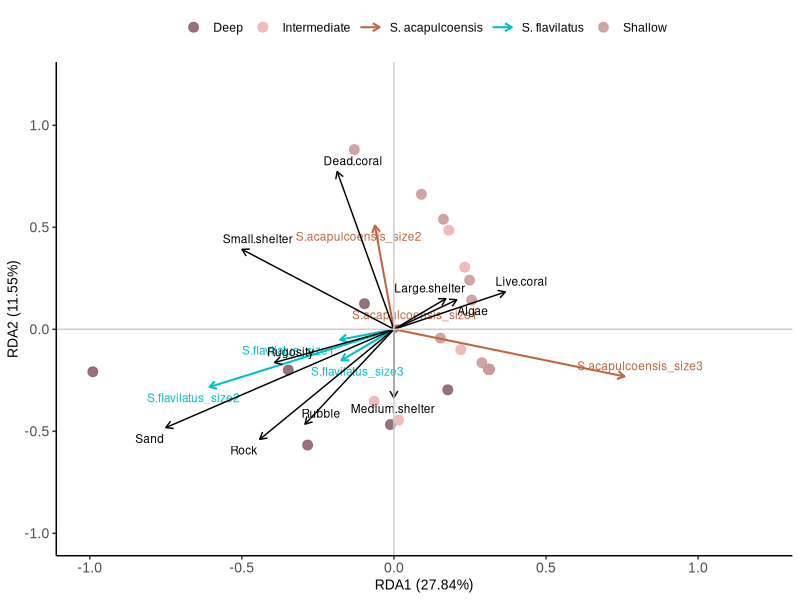

Reproduce this figure in R.

# Cargar librerías
library(vegan)
library(ggplot2)
library(ggrepel)  # Para etiquetas sin sobreposición
library(dplyr)

# Leer datos
ABUN <- read.csv("ABUN.csv", row.names = 1)
SUS <- read.csv("SUS.csv", row.names = 1)

# Transformación de abundancias a Hellinger
fauna <- decostand(ABUN, method = "hellinger")

# Extraer variables categóricas
Profundidad <- SUS$Profundidad
Especie <- SUS$Especie

# Eliminar profundidad y especie del set de predictores
predictores <- SUS[, !colnames(SUS) %in% c("Profundidad", "Especie")]

# RDA
fauna.rda <- rda(fauna ~ ., data = predictores)

# 6. Revisar resultados
summary(fauna.rda)
RsquareAdj(fauna.rda)

# 7. Pruebas de significancia
anova.cca(fauna.rda, permutations = 9999)                     # Significancia global
anova.cca(fauna.rda, permutations = 9999, by = "term")        # Significancia de cada predictor
anova.cca(fauna.rda, permutations = 9999, by = "axis")        # Significancia por eje
vif.cca(fauna.rda)                                     # Colinealidad entre predictores

# Extraer coordenadas
sites_df <- as.data.frame(scores(fauna.rda, display = "sites", scaling = 2))
species_df <- as.data.frame(scores(fauna.rda, display = "species", scaling = 2))
env_df <- as.data.frame(scores(fauna.rda, display = "bp", scaling = 2))  # variables ambientales

# Agregar info a sitios
sites_df$Profundidad <- Profundidad
sites_df$Especie <- Especie

# Asignar color por profundidad
colores <- c("Shallow" = "#CD9B9B", "Intermediate" = "#EEB4B4", "Deep" = "#8B636C")

# Asignar forma por especie
formas <- c("S. acapulcoensis" = 16, "S. flavilatus" = 17)

# Agregar nombre de especie a species_df (para color)
species_df$Taxon <- rownames(species_df)
species_df$Grupo <- ifelse(grepl("S.acapulcoensis", species_df$Taxon), "S. acapulcoensis", 
                           ifelse(grepl("S.flavilatus", species_df$Taxon), "S. flavilatus", "Otro"))

col_taxon <- c("S. acapulcoensis" = "#C16540", "S. flavilatus" = "#00C1C8", "Otro" = "gray30")

# Crear gráfico con límites fijos
rda_plot <- ggplot() +
  # Sitios
  geom_point(data = sites_df, aes(x = RDA1, y = RDA2, color = Profundidad, shape = Especie), size = 3, alpha = 0.9) +
  
  # Flechas de especies
  geom_segment(data = species_df, aes(x = 0, y = 0, xend = RDA1, yend = RDA2, color = Grupo),
               arrow = arrow(length = unit(0.2, "cm")), linewidth = 0.7) +
  geom_text_repel(data = species_df, aes(x = RDA1, y = RDA2, label = Taxon, color = Grupo),
                  size = 3, show.legend = FALSE, max.overlaps = 100) +
  
  # Flechas de variables ambientales
  geom_segment(data = env_df, aes(x = 0, y = 0, xend = RDA1, yend = RDA2),
               arrow = arrow(length = unit(0.2, "cm")), color = "black", linewidth = 0.5) +
  geom_text_repel(data = env_df, aes(x = RDA1, y = RDA2, label = rownames(env_df)),
                  size = 3, color = "black", max.overlaps = 100) +
  
  # Líneas grises en el origen (0,0)
  geom_hline(yintercept = 0, color = "gray80", linewidth = 0.5) +
  geom_vline(xintercept = 0, color = "gray80", linewidth = 0.5) +
  
  # Escalas fijas
  xlim(-1, 1.2) +
  ylim(-1, 1.2) +
  
  # Estilo y leyendas
  scale_color_manual(values = c(colores, col_taxon)) +
  scale_shape_manual(values = formas) +
  labs(x = "RDA1 (27.84%)", y = "RDA2 (11.55%)", color = NULL, shape = "Especie") +
  theme_classic(base_family = "Arial") +
  theme(
    text = element_text(size = 11),
    legend.position = "top",
    axis.title = element_text(size = 10),
    axis.text = element_text(size = 10),
    strip.text = element_text(size = 10)
  )


# Guardar como TIFF
tiff("F:/Doctorado/TESIS version 3/capitulo 1.- corregido/figuras/rda_ggplot.tiff",
     width = 18, height = 15, units = "cm", res = 500, compression = "lzw")

print(rda_plot)

dev.off()
